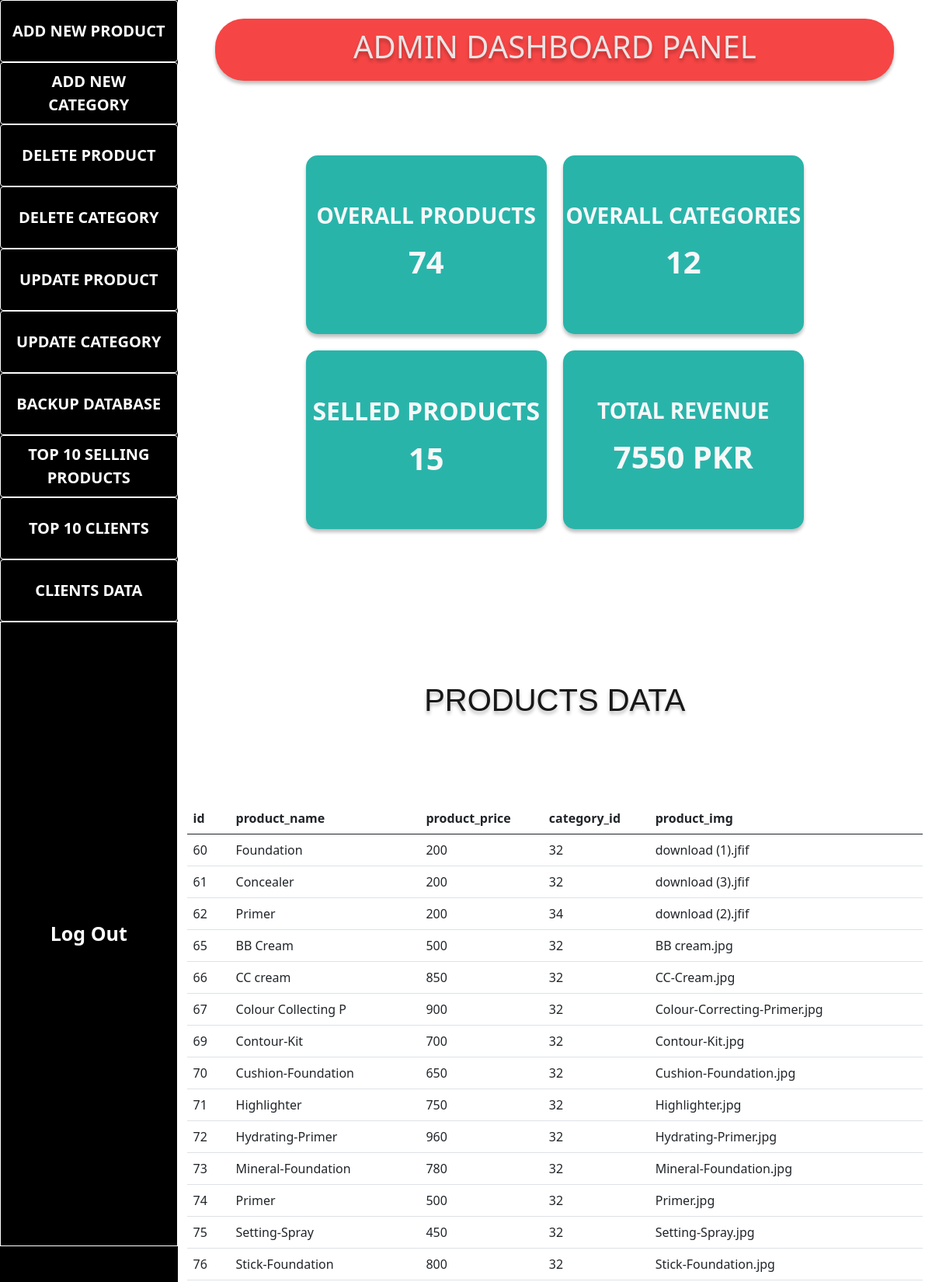
/dash.php (signed in, upper part), run on the app's committed database.
### tables this page shows
CREATE TABLE `products` (
  `id` int(11) NOT NULL,
  `product_name` varchar(20) DEFAULT NULL,
  `product_price` varchar(20) DEFAULT NULL,
  `category_id` int(11) DEFAULT NULL,
  `product_img` varchar(255) DEFAULT NULL
);

### dash.php (the view, shortened to what this page needs)
<?php include('config.php') ?>
<!DOCTYPE html>
<html lang="en">
<head>
    <link href="https://cdn.jsdelivr.net/npm/bootstrap@5.0.2/dist/css/bootstrap.min.css" rel="stylesheet"
>
    <link rel="stylesheet" href="./adminstyle.css">
</head>
<body>
    <div class="admin-dashboard-parent">
        <?php include('admin-sidebar.php') ?>
        <div class="admin-panel">
            <div class="container my-4 admin-header">
                <h1>ADMIN DASHBOARD PANEL</h1>
            </div>
            <div class="container dashboard-boxes-parent my-5 py-5">
                <?php
                $sqloverallpro = "SELECT COUNT(product_name) AS total_products FROM products";
                $result = mysqli_query($conn, $sqloverallpro);
                $row = mysqli_fetch_array($result);
                $total_products = $row['total_products'];
                $sqloverallrev = "SELECT SUM(total_revenue) AS total_rev FROM revenue";
                $resultrev = mysqli_query($conn, $sqloverallrev);
                $row = mysqli_fetch_array($resultrev);
                $total_rev = $row['total_rev'];
                $sqloverallsell = "SELECT COUNT(total_revenue) AS total_sell FROM revenue";
                $resultsell = mysqli_query($conn, $sqloverallsell);
                $row = mysqli_fetch_array($resultsell);
                $total_sell = $row['total_sell'];
                ?>
                <div class="dashboard-box">
                    <h3>OVERALL PRODUCTS</h3>
                    <h1>
                        <?php echo $total_products; ?>
                    </h1>
                </div>
                <?php
                $sqloverallcat = "SELECT COUNT(category_name) AS total_categories FROM categories";
                $result = mysqli_query($conn, $sqloverallcat);
                $row = mysqli_fetch_array($result);
                $total_categories = $row['total_categories'];
                ?>
                <div class="dashboard-box">
                    <h3>OVERALL CATEGORIES</h3>
                    <h1>
                        <?php echo $total_categories; ?>
                    </h1>
                </div>
                <div class="dashboard-box">
                    <h2>SELLED PRODUCTS</h2>
                    <h1>
                        <?php echo $total_sell; ?>
                    </h1>
                </div>
                <div class="dashboard-box">
                    <h3>TOTAL REVENUE</h3>
                    <h1>
                        <?php echo $total_rev; ?>&nbsp;PKR
                    </h1>
                </div>
            </div>
            <div class="container products-data">
                <div class="heading">
                    <h1>PRODUCTS DATA</h1>
                </div>
                <div class="products-data-table table-responsive">
                    <table class="table">
                        <thead>
                            <tr>
                                <th scope="col">id</th>
                                <th scope="col">product_name</th>
                                <th scope="col">product_price</th>
                                <th scope="col">category_id</th>
                                <th scope="col">product_img</th>
                            </tr>
                        </thead>
                        <tbody>
                            <?php
                            $sqlprodata = "SELECT * FROM products";
                            $result = mysqli_query($conn, $sqlprodata);
                            while ($rowpro = mysqli_fetch_array($result)) { ?>
                                <tr>
                                    <td>
                                        <?php echo $rowpro['id']; ?>
                                    </td>
                                    <td>
                                        <?php echo $rowpro['product_name']; ?>
                                    </td>
                                    <td>
                                        <?php echo $rowpro['product_price']; ?>
                                    </td>
                                    <td>
                                        <?php echo $rowpro['category_id']; ?>
                                    </td>
                                    <td>
                                        <?php echo $rowpro['product_img']; ?>
                                    </td>
                                </tr>
                                <?php
                            } ?>
                        </tbody>
                    </table>
                </div>
            </div>
        </div>
    </div>
</body>
</html>

### adminstyle.css (style rules this page uses)
* { padding: 0px; margin: 0px; }
.admin-dashboard-parent { width: 100%; height: 100%; display: flex; gap: 0px; }
.admin-dashboard-parent .admin-panel { width: 85%; height: 100vh; background-color: #FFF; overflow-y: scroll; }
.admin-dashboard-parent .admin-panel .admin-header { width: 100%; height: 80px; padding: 12px 0px; color: #EBE4E4; text-align: center; text-shadow: 0px 4px 4px rgba(0, 0, 0, 0.25); font-family: 'Segoe UI', Tahoma, Geneva, Verdana, sans-serif; font-size: 60px; font-weight: 700; border-radius: 37px; background: #F64545; box-shadow: 0px 4px 4px 0px rgba(0, 0, 0, 0.25); }
.admin-dashboard-parent .admin-panel .dashboard-boxes-parent { display: flex; justify-content: space-around; align-items: center; gap: 100px; }
.admin-dashboard-parent .admin-panel .dashboard-boxes-parent .dashboard-box { width: 431px; height: 273px; border-radius: 15px; background: #29b4aa; box-shadow: 0px 4px 4px 0px rgba(0, 0, 0, 0.25); display: flex; flex-direction: column; align-items: center; justify-content: center; text-align: center; gap: 10px; color: rgb(248, 248, 248); }
.admin-dashboard-parent .admin-panel .dashboard-boxes-parent .dashboard-box h3, .admin-dashboard-parent .admin-panel .dashboard-boxes-parent .dashboard-box h1, .admin-dashboard-parent .admin-panel .dashboard-boxes-parent .dashboard-box h2 { font-family: 'Segoe UI', Tahoma, Geneva, Verdana, sans-serif; font-weight: bolder; }
.admin-dashboard-parent .admin-panel .products-data .heading, .admin-dashboard-parent .admin-panel .clients-data .heading { width: 100%; text-align: center; color: #181818; text-shadow: 0px 4px 4px rgba(0, 0, 0, 0.25); font-family: 'Lucida Sans', 'Lucida Sans Regular', 'Lucida Grande', 'Lucida Sans Unicode', Geneva, Verdana, sans-serif; font-weight: bolder; padding: 100px 0px; }
@media (min-width:992px) and (max-width:1200px) { .admin-dashboard-parent .admin-panel .dashboard-boxes-parent .dashboard-box { width: 310px; height: 230px; border-radius: 15px; background: #29b4aa; box-shadow: 0px 4px 4px 0px rgba(0, 0, 0, 0.25); display: flex; flex-direction: column; align-items: center; justify-content: center; text-align: center; gap: 10px; color: rgb(248, 248, 248); } }
@media (min-width:992px) and (max-width:1200px) { .admin-dashboard-parent .admin-panel .dashboard-boxes-parent { display: flex; justify-content: center; align-items: center; gap: 21px; flex-wrap: wrap; } }
@media (min-width:992px) and (max-width:1200px) { .admin-dashboard-parent .admin-panel .admin-header { width: 90%; } }
@media (min-width:1200px) and (max-width:1500px) { .admin-dashboard-parent .admin-panel .dashboard-boxes-parent { display: flex; justify-content: center; align-items: center; gap: 21px; flex-wrap: wrap; } }
@media (min-width:1200px) and (max-width:1500px) { .admin-dashboard-parent .admin-panel .admin-header { width: 90%; } }

### data on the page
products: id "60", product_name "Foundation", product_price "200", category "32", product_img "download (1).jfif"
products: id "61", product_name "Concealer", product_price "200", category "32", product_img "download (3).jfif"
products: id "62", product_name "Primer", product_price "200", category "34", product_img "download (2).jfif"
products: id "65", product_name "BB Cream", product_price "500", category "32", product_img "BB cream.jpg"
products: id "66", product_name "CC cream", product_price "850", category "32", product_img "CC-Cream.jpg"
products: id "67", product_name "Colour Collecting P", product_price "900", category "32", product_img "Colour-Correcting-Primer.jpg"
products: id "69", product_name "Contour-Kit", product_price "700", category "32", product_img "Contour-Kit.jpg"
products: id "70", product_name "Cushion-Foundation", product_price "650", category "32", product_img "Cushion-Foundation.jpg"
products: id "71", product_name "Highlighter", product_price "750", category "32", product_img "Highlighter.jpg"
products: id "72", product_name "Hydrating-Primer", product_price "960", category "32", product_img "Hydrating-Primer.jpg"
products: id "73", product_name "Mineral-Foundation", product_price "780", category "32", product_img "Mineral-Foundation.jpg"
products: id "74", product_name "Primer", product_price "500", category "32", product_img "Primer.jpg"
products: id "75", product_name "Setting-Spray", product_price "450", category "32", product_img "Setting-Spray.jpg"
products: id "76", product_name "Stick-Foundation", product_price "800", category "32", product_img "Stick-Foundation.jpg"

### other printed values
$total_products "74"
$total_categories "12"
$total_sell "15"
$total_rev "7550"
